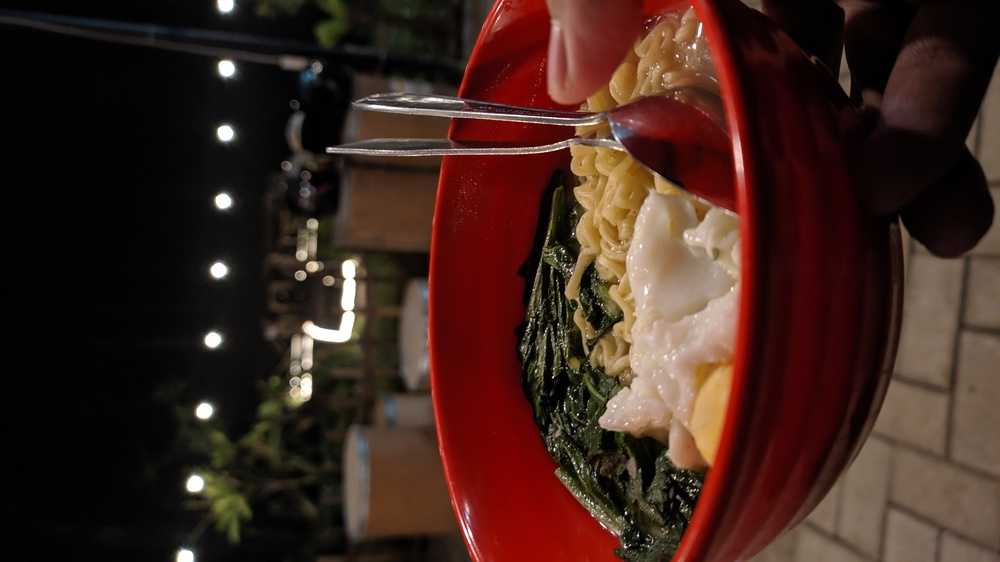
#> input picture Morfologi/mie.jpg, 1000 x 562 px, shrunk from 3840 x 2160 before the run
$ jupyter execute Opening.ipynb   (shell and % lines are left out)
#> lines starting #> are read from the running program, lines starting #| are printed output that depends on the picture; after the words box and inside, x2 and y2 are one past the last pixel; in counts of white or black regions, pixels touching at a corner belong together
[cell 1]
import cv2
import numpy as np
from skimage import data
from skimage.io import imread

import matplotlib.pyplot as plt

[cell 2]
#image = data.retina()
#image = data.astronaut()
image = imread(fname="mie.jpg")
#> image is the input picture: shape (562, 1000, 3); mean R, G, B 63.2, 37.7, 29.7

print(image.shape)
#| (562, 1000, 3)
plt.imshow(image)

[cell 3]
hsv = cv2.cvtColor(image, cv2.COLOR_BGR2HSV)
#> hsv: shape (562, 1000, 3); mean H, S, V 84.2, 116.3, 63.5
# defining the range of masking
blue1 = np.array([110, 50, 50])
blue2 = np.array([130, 255, 255])

# initializing the mask to be
# convoluted over input image
mask = cv2.inRange(hsv, blue1, blue2)
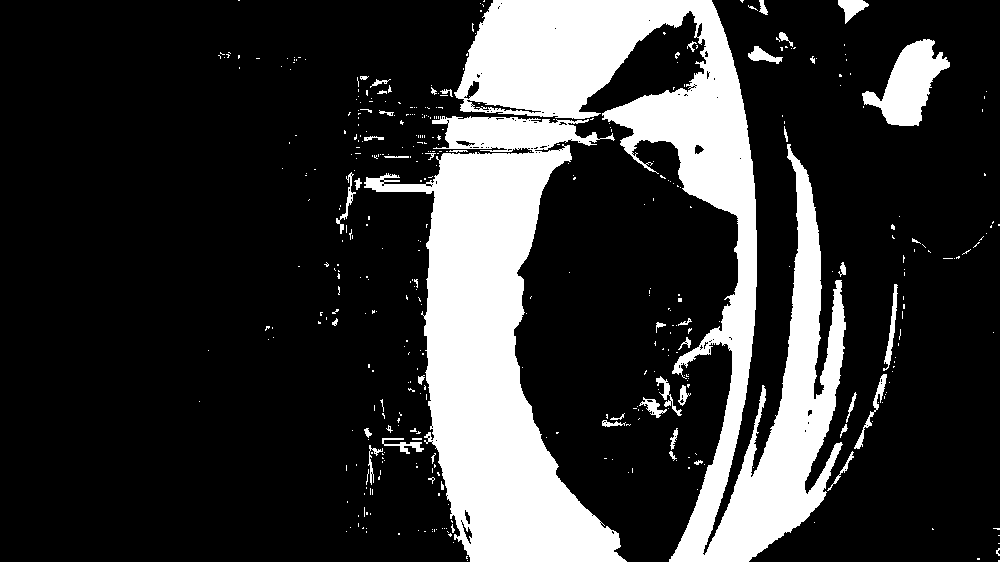
#> mask: shape (562, 1000); 21.2% white; 431 white regions (382 under 20 px), largest, box (x1, y1, x2, y2) and area: (454, 0, 846, 562) 59839, (364, 116, 627, 562) 49888, (862, 39, 950, 126) 3721

# passing the bitwise_and over
# each pixel convoluted
res = cv2.bitwise_and(image, image, mask = mask)
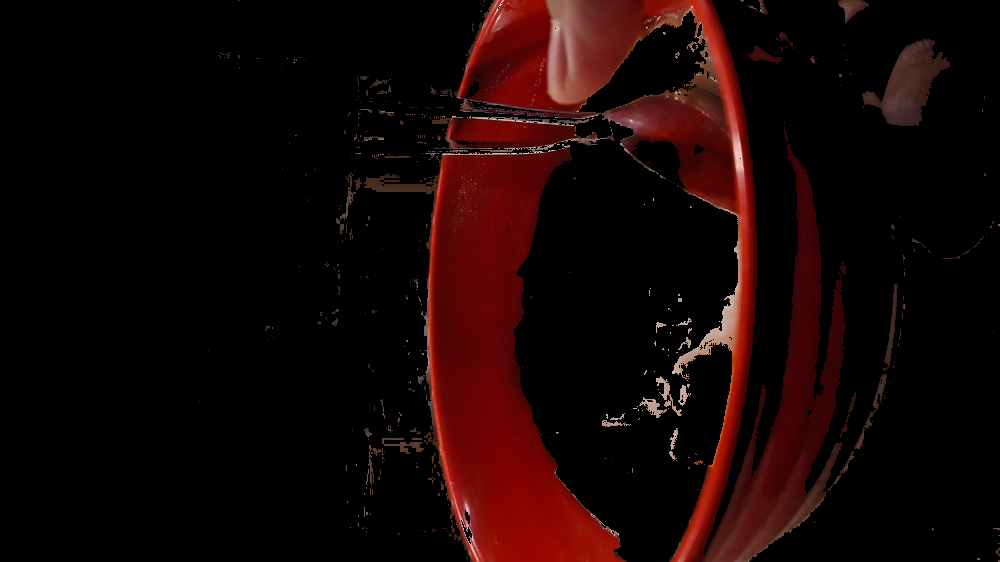
#> res: shape (562, 1000, 3); mean R, G, B 22.1, 5.2, 4.2

# defining the kernel i.e. Structuring element
kernel = np.ones((5, 5), np.uint8)

# defining the opening function
# over the image and structuring element
opening = cv2.morphologyEx(mask, cv2.MORPH_OPEN, kernel)
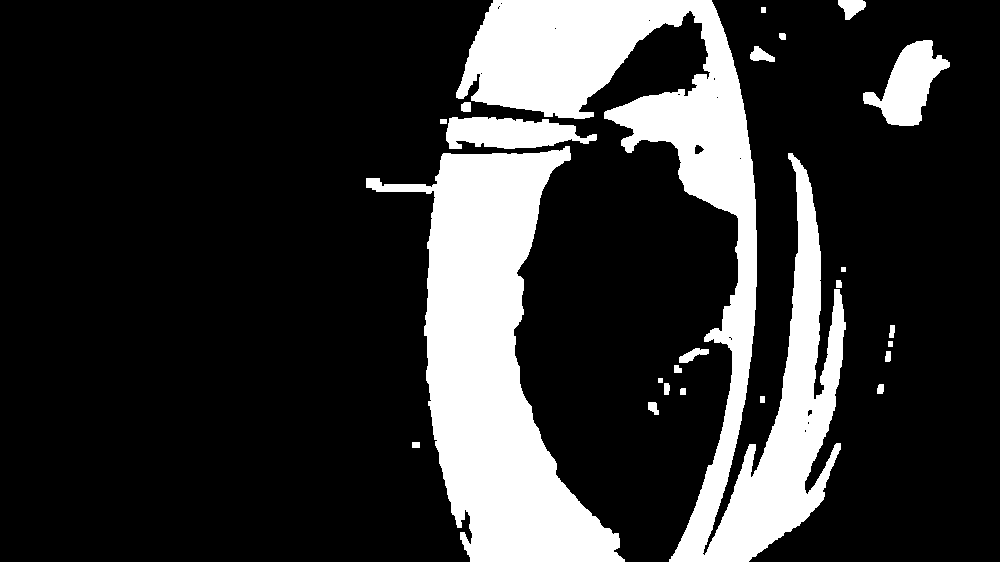
#> opening: shape (562, 1000); 20% white; 24 white regions, largest, box (x1, y1, x2, y2) and area: (456, 0, 846, 562) 58041, (366, 146, 625, 562) 45394, (863, 40, 950, 126) 3660

[cell 4]
fig, axes = plt.subplots(1, 2, figsize=(12, 12))
ax = axes.ravel()

ax[0].imshow(mask)
ax[0].set_title("Citra Input 1")

ax[1].imshow(opening, cmap='gray')
ax[1].set_title('Citra Input 2')
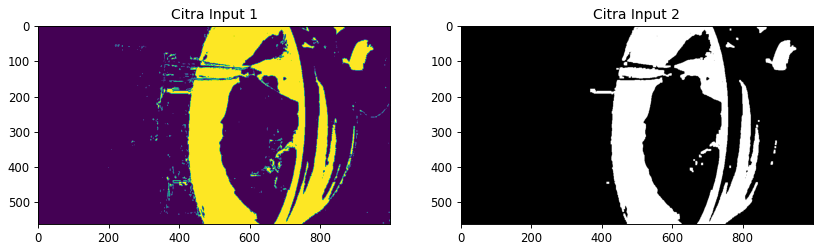
#> figure drawn by matplotlib, 2 panels

[cell 5]
# return video from the first webcam on your computer.
screenRead = cv2.VideoCapture(0)

# loop runs if capturing has been initialized.
while(1):
    # reads frames from a camera
    _, image = screenRead.read()
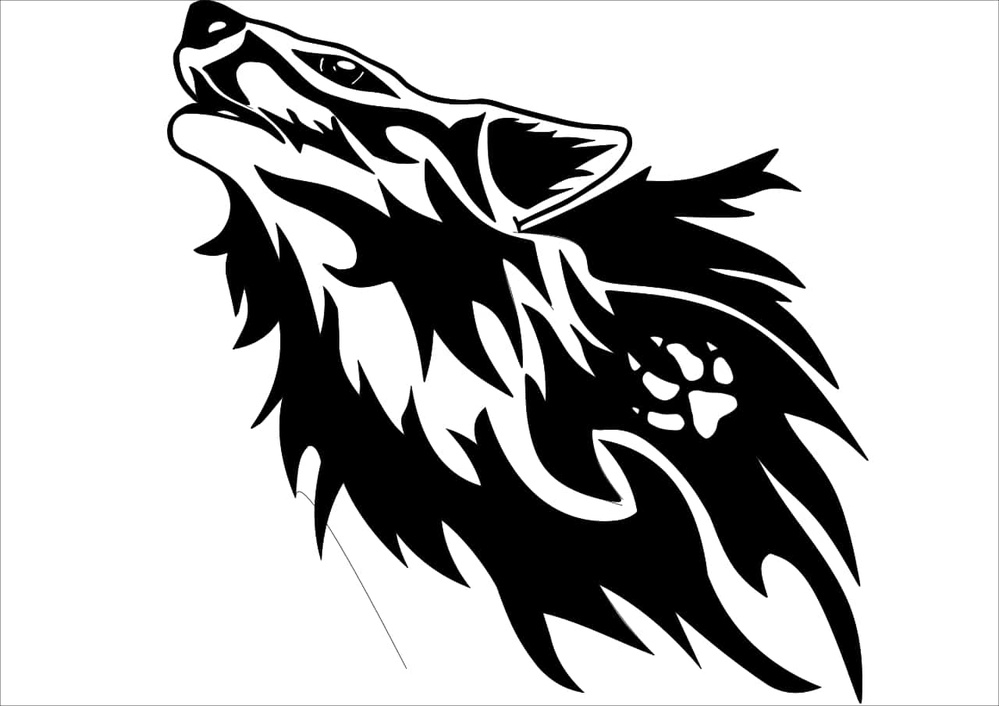
#> input picture Morfologi/wolf.jpg, 999 x 706 px, shrunk from 1280 x 905 before the run, given in place of the camera
#> image is the input picture: shape (706, 999, 3); min 0, max 255, mean 182.3

    # Converts to HSV color space, OCV reads colors as BGR
    # frame is converted to hsv
    hsv = cv2.cvtColor(image, cv2.COLOR_BGR2HSV)
#> hsv: shape (706, 999, 3); mean H, S, V 0, 0, 182.3

    # defining the range of masking
    blue1 = np.array([110, 50, 50])
    blue2 = np.array([130, 255, 255])

    # initializing the mask to be
    # convoluted over input image
    mask = cv2.inRange(hsv, blue1, blue2)
#> mask: shape (706, 999); every value is 0

    # passing the bitwise_and over
    # each pixel convoluted
    res = cv2.bitwise_and(image, image, mask = mask)
#> res: shape (706, 999, 3); every value is 0

    # defining the kernel i.e. Structuring element
    kernel = np.ones((5, 5), np.uint8)

    # defining the opening function
    # over the image and structuring element
    opening = cv2.morphologyEx(mask, cv2.MORPH_OPEN, kernel)

    # The mask and opening operation
    # is shown in the window
    cv2.imshow('Mask', mask)
    cv2.imshow('Opening', opening)

    # Wait for 'a' key to stop the program
    if cv2.waitKey(1) & 0xFF == ord('a'):
#> (key Esc is pressed here)
        break

# De-allocate any associated memory usage
cv2.destroyAllWindows()

# Close the window / Release webcam
screenRead.release()
